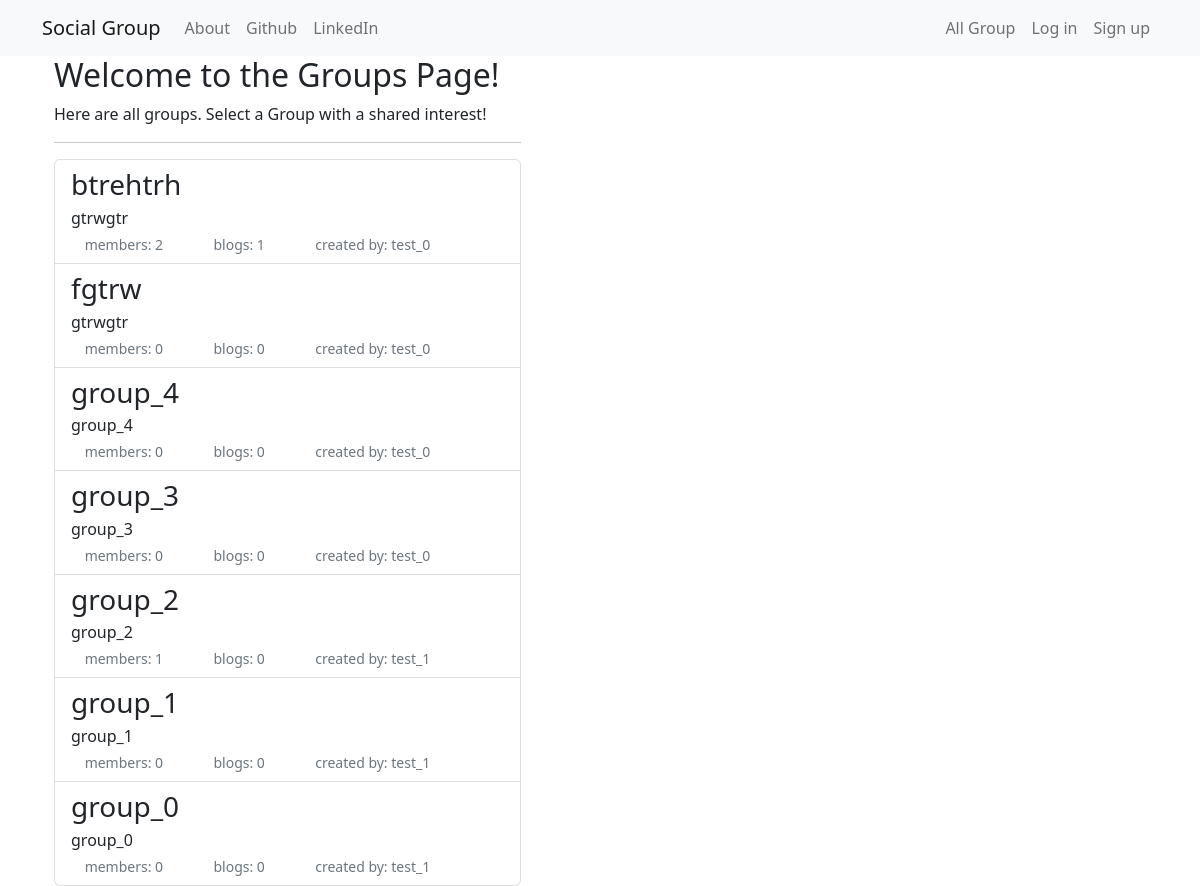
Page /group/ on the committed database.
### group/models.py (models this page shows, shortened)
class GroupInfo(models.Model):
    name = models.CharField(max_length=255, unique=True)
    create_user = models.ForeignKey(User, related_name='create_user', on_delete=models.CASCADE)
    slug = models.SlugField(allow_unicode=True, unique=True)
    description = models.TextField(blank=True, default='')
    description_html = models.TextField(editable=False, default='', blank=True)
    members = models.ManyToManyField(User, through="GroupMember")
    create_time = models.DateTimeField(default=timezone.now)  # 创建时间
    def published_blog(self):
        return blog_models.Blog.objects.filter(group__exact=self, publish_time__isnull=False).count()
    class Meta:
        ordering = ["-create_time"]

### group/views.py (the view)
# urls.py: path('', views.AllGroup.as_view(), name="all_group"),
class AllGroup(generic.ListView):
    model = GroupInfo
    template_name = 'group/group_list.html'

### templates/group/group_list.html (shortened to what this page needs)
{% extends "group/base.html" %}
{% block pregroup %}
<div class="col-md-8">
	<div class="content">
		<h2>Welcome to the Groups Page!</h2>
		<p>Here are all groups. Select a Group with a shared interest!</p>
		<hr>
	</div>
</div>
{% endblock %}
{% block group_content %}
<div class="col-md-8">
	<div class="list-group">
		{% for group in object_list %}
		<a href="{% url 'group:group_detail' slug=group.slug %}" class="list-group-item list-group-item-action flex-column align-items-start">
			<h3 class="mb-1">{{ group.name }}</h3>
			<p class="mb-1">{{ group.description|safe }}</p>
			<div class="d-flex w-40 justify-content-between">
				<small class="text-muted"><span class="badge badge-secondary">		</span>members: {{ group.members.count }}</small>
				<small class="text-muted"><span class="badge badge-secondary">		</span>blogs: {{ group.published_blog }}</small>
				<small class="text-muted"><span class="badge badge-secondary">		</span>created by: {{ group.create_user }}</small>
			</div>
		</a>
		{% endfor %}
	</div>
</div>
{% endblock %}

### templates/group/base.html (shortened to what this page needs)
{% extends "base.html" %}
{% block content %}
<div class="container">
  <div class="row">
    {% block pregroup %}
    {% endblock %}
    {% block group_content %}
    {% endblock %}
  </div>
</div>
{% endblock %}

### templates/base.html (shortened to what this page needs)
<!DOCTYPE html>
<html lang="en">
    <head>
        <link href="https://cdn.jsdelivr.net/npm/bootstrap@5.2.1/dist/css/bootstrap.min.css" rel="stylesheet">
        <link rel="stylesheet" href="//cdn.jsdelivr.net/medium-editor/latest/css/medium-editor.min.css" type="text/css" media="screen" charset="utf-8">
        {% load static %}
        <link rel="stylesheet" href="{% static 'css/main.css' %}">
    </head>
    <body class='loader'>
        <nav class="navbar navbar-expand-lg bg-light techfont">
            <div class="container">
                <div class="navbar-nav align-items-center">
                    <a class="navbar-brand bigbrand" href="{% url 'home_page' %}">Social Group</a>
                    <a class="nav-item nav-link" href="{% url 'about' %}">About</a>
                    <a class="nav-item nav-link" href="https://www.github.com">Github</a>
                    <a class="nav-item nav-link" href="https://www.linkedin.com">LinkedIn</a>
                </div>
                <div class="navbar-nav align-items-center ml-auto">
                    {% if user.is_authenticated %}
                        <a class="nav-item nav-link" href="{% url 'account:user_profile_login' pk=user.pk %}">Hello: {{ user.username }}</a>
                        <a class="nav-item nav-link" href="{% url 'blog:create_blog' %}">New Post</a>
                        <a class="nav-item nav-link" href="{% url 'account:draft_blog' %}">Drafts</a>
                        <a class="nav-item nav-link" href="{% url 'group:all_group' %}">All Group</a>
                        <a class="nav-item nav-link" href="{% url 'group:create_group' %}" class="btn btn-simple">Create Group</a>
                        <a class="nav-item nav-link" href="{% url 'account:user_profile_login' pk=user.pk %}">Profile</a>
                        <a class="nav-item nav-link" href="{% url 'account:logout' %}">Log out</a>
                    {% else %}
                        <a class="nav-item nav-link" href="{% url 'group:all_group' %}">
                            <span class="fa fa-user" aria-hidden="true">All Group</span>
                        </a>
                        <a class="nav-item nav-link" href="{% url 'account:login' %}" aria-label="Login">
                            <span class="fa fa-user" aria-hidden="true">Log in</span>
                        </a>
                        <a class="nav-item nav-link" href="{% url 'account:register' %}">
                            <span class="fa fa-user" aria-hidden="true">Sign up</span>
                        </a>
                    {% endif %}
                </div>
            </div>
        </nav>
        <div class="content container">
            <div class="row">
                <div class="col-md-8">
                    <div class="blog_posts">
                        {% block content %}
                        {% endblock %}
                    </div>
                </div>
            </div>
        </div>
    </body>
</html>

### rows in the picture
GroupInfo: name "btrehtrh", description "gtrwgtr", members.count "2", published_blog "1", create_user "test_0"
GroupInfo: name "fgtrw", description "gtrwgtr", members.count "0", published_blog "0", create_user "test_0"
GroupInfo: name "group_4", description "group_4", members.count "0", published_blog "0", create_user "test_0"
GroupInfo: name "group_3", description "group_3", members.count "0", published_blog "0", create_user "test_0"
GroupInfo: name "group_2", description "group_2", members.count "1", published_blog "0", create_user "test_1"
GroupInfo: name "group_1", description "group_1", members.count "0", published_blog "0", create_user "test_1"
GroupInfo: name "group_0", description "group_0", members.count "0", published_blog "0", create_user "test_1"
